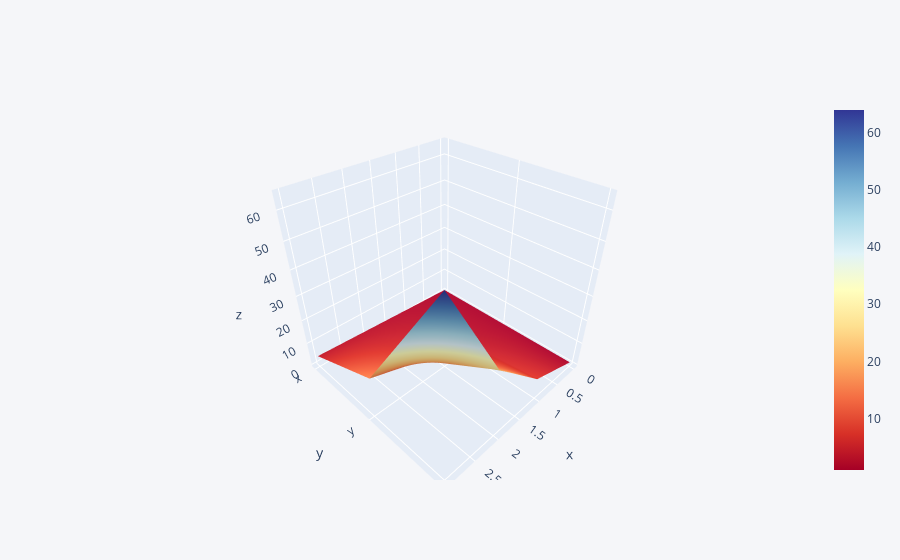

The notebook cell this image was saved under:
### Code cell
df3.iplot(kind = 'surface',colorscale = 'rdylbu')

### Figure 1 — Plotly figure (JSON) as saved in the notebook; plotly's stock layout.template omitted (floating-point values rounded to 4 significant figures)
{"data": [{"colorscale": [[0, "rgb(165,0,38)"], [0.1, "rgb(215,48,39)"], [0.2, "rgb(244,109,67)"], [0.3, "rgb(253,174,97)"], [0.4, "rgb(254,224,144)"], [0.5, "rgb(255,255,191)"], [0.6, "rgb(224,243,248)"], [0.7, "rgb(171,217,233)"], [0.8, "rgb(116,173,209)"], [0.9, "rgb(69,117,180)"], [1, "rgb(49,54,149)"]], "type": "surface", "x": [0, 1, 2, 3], "y": ["x", "y", "z"], "z": [[1, 2, 3, 4], [1, 4, 9, 16], [1, 8, 27, 64]]}], "layout": {"legend": {"bgcolor": "#F5F6F9", "font": {"color": "#4D5663"}}, "paper_bgcolor": "#F5F6F9", "plot_bgcolor": "#F5F6F9", "title": {"font": {"color": "#4D5663"}}, "xaxis": {"gridcolor": "#E1E5ED", "showgrid": true, "tickfont": {"color": "#4D5663"}, "title": {"font": {"color": "#4D5663"}, "text": ""}, "zerolinecolor": "#E1E5ED"}, "yaxis": {"gridcolor": "#E1E5ED", "showgrid": true, "tickfont": {"color": "#4D5663"}, "title": {"font": {"color": "#4D5663"}, "text": ""}, "zerolinecolor": "#E1E5ED"}}}
